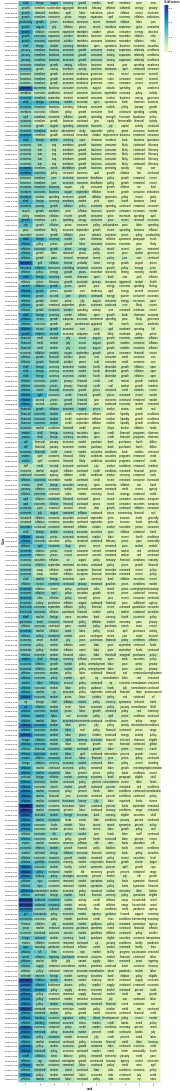

The notebook cell this image was saved under:
### Markdown cell above
**For Statements**

### Code cell
pd.options.display.max_rows = 600
# adding a little randomness to break ties in term ranking
top_tfidf_plusRand = top_statements.copy()
top_tfidf_plusRand['tf-idf scores'] = top_tfidf_plusRand['tf-idf scores'] + np.random.rand(top_statements.shape[0])*0.0001

# base for all visualizations, with rank calculation
base = alt.Chart(top_tfidf_plusRand).encode(
    x = 'rank:O',
    y = 'Date:N'
).transform_window(
    rank = "rank()",
    sort = [alt.SortField("tf-idf scores", order="descending")],
    groupby = ["Date"],
)

# heatmap specification, the color follows the number of tfidf
heatmap = base.mark_rect().encode(
    color = 'tf-idf scores:Q'
)


# text labels, white for darker heatmap colors
text = base.mark_text(baseline='middle').encode(
    text = 'vocab:N',
    color = alt.condition(alt.datum.tfidf >= 0.23, alt.value('white'), alt.value('black'))
)

# display the three superimposed visualizations
(heatmap + text).properties(width=600)

### Figure 1 — Vega-Lite specification as saved in the notebook (floating-point values rounded to 4 significant figures; data arrays with more than 128 entries replaced by an {"elided": "..."} marker saying what was removed)
{"config": {"view": {"continuousWidth": 300, "continuousHeight": 300}}, "layer": [{"mark": {"type": "rect"}, "encoding": {"color": {"field": "tf-idf scores", "type": "quantitative"}, "x": {"field": "rank", "type": "ordinal"}, "y": {"field": "Date", "type": "nominal"}}, "transform": [{"window": [{"op": "rank", "field": "", "as": "rank"}], "groupby": ["Date"], "sort": [{"field": "tf-idf scores", "order": "descending"}]}]}, {"mark": {"type": "text", "baseline": "middle"}, "encoding": {"color": {"condition": {"test": "(datum.tfidf >= 0.23)", "value": "white"}, "value": "black"}, "text": {"field": "vocab", "type": "nominal"}, "x": {"field": "rank", "type": "ordinal"}, "y": {"field": "Date", "type": "nominal"}}, "transform": [{"window": [{"op": "rank", "field": "", "as": "rank"}], "groupby": ["Date"], "sort": [{"field": "tf-idf scores", "order": "descending"}]}]}], "data": {"name": "data-e9b0d81abaacdc0887e647d763b2b63d"}, "width": 600, "$schema": "https://vega.github.io/schema/vega-lite/v5.20.1.json", "datasets": {"data-e9b0d81abaacdc0887e647d763b2b63d": {"elided": "2290 records"}}}
